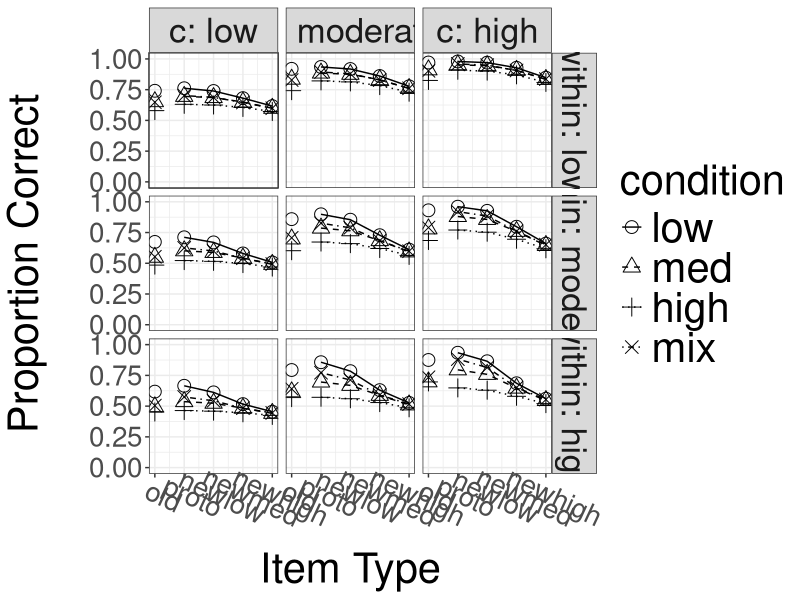

Write R code to recreate this figure.
library(data.table)
library(ggplot2)
library(purrr)
library(gridExtra)
library(tidyr)
library(dplyr)
library(forcats)
#source('utils.R')
# ---- Load the Data ----
pred_data = read.csv("pred_data_robust.csv"); 
#--------barplot-------------------------------------------
pred_data$condition = factor(pred_data$condition, labels = c("low","med","high","mix"))
pred_data$c = factor(pred_data$c,labels = c("low","moderate","high"))
# pred_data$n_dim = factor(pred_data$n_dim,labels = c("3","6","9"));
pred_data$within = factor(pred_data$within,labels = c("low","moderate","high"))

# names(cond.labs) <- c("1", "2","3","4")
barplot = ggplot(data=NULL, aes(x = itemtype, linetype = condition)) +
          geom_point(data = pred_data,aes(y = pred, shape = condition),size = 4) +
          geom_line(data = filter(pred_data,itemtype != 1),aes(y = pred)) +
          scale_x_continuous(breaks = 1:5,labels = c("old","proto","newlow","newmed","newhigh")) +
          scale_shape_manual(values = c(1,2,3,4)) +
          scale_linetype_manual(values = c("solid","dashed","dotted","dotdash"), labels = c("low","med","high","mix")) +
          # scale_color_manual(values = c("red", "blue", "green", "orange"), labels = cond.labs)+
          facet_grid(vars(within),vars(c),labeller = label_both) +
          ylim(0,1) +
          xlab("Item Type") +
          ylab("Proportion Correct") +
          theme_bw() +
          theme(title = element_text(size = 30),
                text =  element_text(size = 25),
                axis.text.x = element_text(angle = 335,vjust = -.5),
                strip.text = element_text(size = 25),
                legend.text = element_text(size = 30),
                axis.title.y = element_text(margin = margin(r = 30)))



ggsave(paste0('prediction_robust','.jpg'),plot = barplot, width = 20, height = 15)
